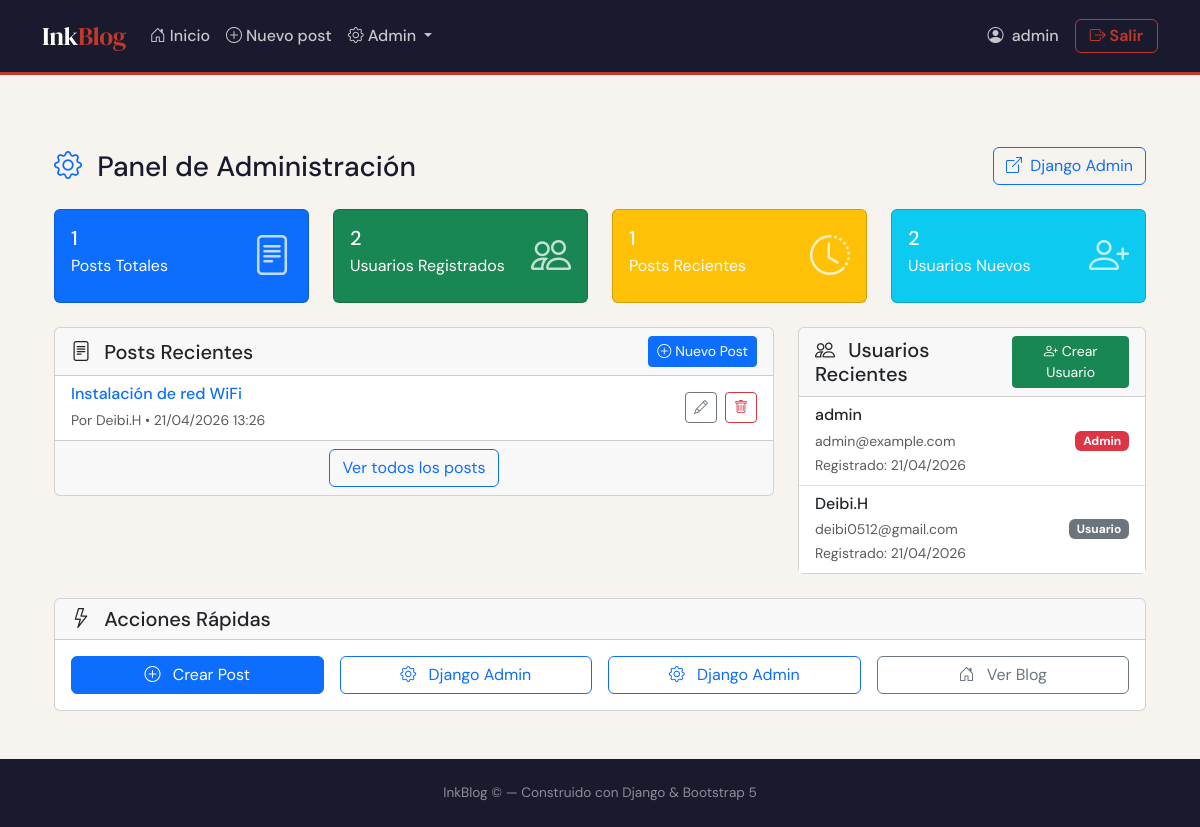
Screenshot of /panel/ (signed in) with the database file from the repository.
### MainApp/models.py (models this page shows, shortened)
class Post(models.Model):
    titulo = models.CharField(max_length=200, verbose_name="Título")
    contenido = models.TextField(verbose_name="Contenido")
    autor = models.ForeignKey(
        User,
        on_delete=models.CASCADE,
        related_name="posts",
        verbose_name="Autor"
    )
    fecha_creacion = models.DateTimeField(auto_now_add=True, verbose_name="Fecha de creación")
    fecha_actualizacion = models.DateTimeField(auto_now=True, verbose_name="Última actualización")
    class Meta:
        ordering = ["-fecha_creacion"]
        verbose_name = "Post"
        verbose_name_plural = "Posts"
    def get_absolute_url(self):
        return reverse("blog:post_detail", kwargs={"pk": self.pk})

### MainApp/views.py (the view)
# urls.py: path("panel/", views.admin_panel, name="admin_panel"),
@user_passes_test(lambda u: u.is_superuser)
def admin_panel(request):
    from django.contrib.auth.models import User
    total_posts = Post.objects.count()
    total_users = User.objects.count()
    recent_posts = Post.objects.select_related('autor').order_by('-fecha_creacion')[:10]
    recent_users = User.objects.order_by('-date_joined')[:10]
    context = {
        'total_posts': total_posts,
        'total_users': total_users,
        'recent_posts': recent_posts,
        'recent_users': recent_users,
    }
    return render(request, 'admin_panel.html', context)

### templates/admin_panel.html (shortened to what this page needs)
{% extends "base.html" %}
{% block content %}
<div class="container mt-4">
    <div class="row">
        <div class="col-12">
            <div class="d-flex justify-content-between align-items-center mb-4">
                <h1 class="h3 mb-0">
                    <i class="bi bi-gear text-primary me-2"></i>
                    Panel de Administración
                </h1>
                <a href="{% url 'admin:index' %}" class="btn btn-outline-primary" target="_blank">
                    <i class="bi bi-box-arrow-up-right me-1"></i>
                    Django Admin
                </a>
            </div>
        </div>
    </div>
    <div class="row mb-4">
        <div class="col-md-3">
            <div class="card bg-primary text-white">
                <div class="card-body">
                    <div class="d-flex justify-content-between">
                        <div>
                            <h5 class="card-title mb-1">{{ total_posts }}</h5>
                            <p class="card-text mb-0">Posts Totales</p>
                        </div>
                        <i class="bi bi-file-text fs-1 opacity-75"></i>
                    </div>
                </div>
            </div>
        </div>
        <div class="col-md-3">
            <div class="card bg-success text-white">
                <div class="card-body">
                    <div class="d-flex justify-content-between">
                        <div>
                            <h5 class="card-title mb-1">{{ total_users }}</h5>
                            <p class="card-text mb-0">Usuarios Registrados</p>
                        </div>
                        <i class="bi bi-people fs-1 opacity-75"></i>
                    </div>
                </div>
            </div>
        </div>
        <div class="col-md-3">
            <div class="card bg-warning text-white">
                <div class="card-body">
                    <div class="d-flex justify-content-between">
                        <div>
                            <h5 class="card-title mb-1">{{ recent_posts|length }}</h5>
                            <p class="card-text mb-0">Posts Recientes</p>
                        </div>
                        <i class="bi bi-clock-history fs-1 opacity-75"></i>
                    </div>
                </div>
            </div>
        </div>
        <div class="col-md-3">
            <div class="card bg-info text-white">
                <div class="card-body">
                    <div class="d-flex justify-content-between">
                        <div>
                            <h5 class="card-title mb-1">{{ recent_users|length }}</h5>
                            <p class="card-text mb-0">Usuarios Nuevos</p>
                        </div>
                        <i class="bi bi-person-plus fs-1 opacity-75"></i>
                    </div>
                </div>
            </div>
        </div>
    </div>
    <div class="row">
        <div class="col-lg-8 mb-4">
            <div class="card">
                <div class="card-header d-flex justify-content-between align-items-center">
                    <h5 class="mb-0">
                        <i class="bi bi-file-text me-2"></i>
                        Posts Recientes
                    </h5>
                    <a href="{% url 'blog:post_create' %}" class="btn btn-sm btn-primary">
                        <i class="bi bi-plus-circle me-1"></i>Nuevo Post
                    </a>
                </div>
                <div class="card-body p-0">
                    <div class="list-group list-group-flush">
                        {% for post in recent_posts %}
                        <div class="list-group-item d-flex justify-content-between align-items-center">
                            <div>
                                <h6 class="mb-1">
                                    <a href="{{ post.get_absolute_url }}" class="text-decoration-none">
                                        {{ post.titulo|truncatechars:50 }}
                                    </a>
                                </h6>
                                <small class="text-muted">
                                    Por {{ post.autor.username }} • {{ post.fecha_creacion|date:"d/m/Y H:i" }}
                                </small>
                            </div>
                            <div class="d-flex gap-2">
                                <a href="{% url 'blog:post_update' post.pk %}" class="btn btn-sm btn-outline-secondary">
                                    <i class="bi bi-pencil"></i>
                                </a>
                                <a href="{% url 'blog:post_delete' post.pk %}" class="btn btn-sm btn-outline-danger">
                                    <i class="bi bi-trash"></i>
                                </a>
                            </div>
                        </div>
                        {% empty %}
                        <div class="list-group-item text-center text-muted">
                            No hay posts recientes
                        </div>
                        {% endfor %}
                    </div>
                </div>
                <div class="card-footer text-center">
                    <a href="{% url 'blog:post_list' %}" class="btn btn-outline-primary">
                        Ver todos los posts
                    </a>
                </div>
            </div>
        </div>
        <div class="col-lg-4 mb-4">
            <div class="card">
                <div class="card-header d-flex justify-content-between align-items-center">
                    <h5 class="mb-0">
                        <i class="bi bi-people me-2"></i>
                        Usuarios Recientes
                    </h5>
                    <a href="{% url 'blog:registro' %}" class="btn btn-sm btn-success">
                        <i class="bi bi-person-plus me-1"></i>Crear Usuario
                    </a>
                </div>
                <div class="card-body p-0">
                    <div class="list-group list-group-flush">
                        {% for user in recent_users %}
                        <div class="list-group-item d-flex justify-content-between align-items-center">
                            <div>
                                <h6 class="mb-1">{{ user.username }}</h6>
                                <small class="text-muted">
                                    {{ user.email }}<br>
                                    Registrado: {{ user.date_joined|date:"d/m/Y" }}
                                </small>
                            </div>
                            <div class="d-flex gap-1">
                                {% if user.is_superuser %}
                                <span class="badge bg-danger">Admin</span>
                                {% elif user.is_staff %}
                                <span class="badge bg-warning">Staff</span>
                                {% else %}
                                <span class="badge bg-secondary">Usuario</span>
                                {% endif %}
                            </div>
                        </div>
                        {% empty %}
                        <div class="list-group-item text-center text-muted">
                            No hay usuarios recientes
                        </div>
                        {% endfor %}
                    </div>
                </div>
            </div>
        </div>
    </div>
    <div class="row">
        <div class="col-12">
            <div class="card">
                <div class="card-header">
                    <h5 class="mb-0">
                        <i class="bi bi-lightning me-2"></i>
                        Acciones Rápidas
                    </h5>
                </div>
                <div class="card-body">
                    <div class="row g-3">
                        <div class="col-md-3">
                            <a href="{% url 'blog:post_create' %}" class="btn btn-primary w-100">
                                <i class="bi bi-plus-circle me-2"></i>
                                Crear Post
                            </a>
                        </div>
                        <div class="col-md-3">
                            <a href="{% url 'admin:index' %}" class="btn btn-outline-primary w-100" target="_blank">
                                <i class="bi bi-gear me-2"></i>
                                Django Admin
                            </a>
                        </div>
                        <div class="col-md-3">
                            <a href="{% url 'admin:index' %}" class="btn btn-outline-primary w-100" target="_blank">
                                <i class="bi bi-gear me-2"></i>
                                Django Admin
                            </a>
                        </div>
                        <div class="col-md-3">
                            <a href="{% url 'blog:post_list' %}" class="btn btn-outline-secondary w-100">
                                <i class="bi bi-house-door me-2"></i>
                                Ver Blog
                            </a>
                        </div>
                    </div>
                </div>
            </div>
        </div>
    </div>
</div>
{% endblock %}

### templates/base.html (shortened to what this page needs)
<!DOCTYPE html>
<html lang="es">
<head>
  <link href="https://cdn.jsdelivr.net/npm/bootstrap@5.3.3/dist/css/bootstrap.min.css" rel="stylesheet" />
  <link href="https://cdn.jsdelivr.net/npm/bootstrap-icons@1.11.3/font/bootstrap-icons.min.css" rel="stylesheet" />
</head>
<body>
<nav class="navbar navbar-expand-lg">
  <div class="container">
    <a class="navbar-brand" href="{% url 'blog:post_list' %}">Ink<span>Blog</span></a>
    <div class="collapse navbar-collapse" id="navbarContent">
      <ul class="navbar-nav me-auto mb-2 mb-lg-0">
        <li class="nav-item">
          <a class="nav-link" href="{% url 'blog:post_list' %}">
            <i class="bi bi-house-door"></i>Inicio
          </a>
        </li>
        {% if user.is_authenticated %}
        <li class="nav-item">
          <a class="nav-link" href="{% url 'blog:post_create' %}">
            <i class="bi bi-plus-circle"></i>Nuevo post
          </a>
        </li>
        {% if user.is_superuser %}
        <li class="nav-item dropdown">
          <a class="nav-link dropdown-toggle" href="#" role="button" data-bs-toggle="dropdown">
            <i class="bi bi-gear"></i>Admin
          </a>
        </li>
        {% endif %}
        {% endif %}
      </ul>
      <ul class="navbar-nav align-items-center gap-2">
        {% if user.is_authenticated %}
          <li class="nav-item">
            <span class="nav-link text-white-50">
              <i class="bi bi-person-circle"></i> {{ user.username }}
            </span>
          </li>
          <li class="nav-item">
            <form method="post" action="{% url 'blog:logout' %}">
              <button type="submit" class="btn btn-navbar">
                <i class="bi bi-box-arrow-right"></i> Salir
              </button>
            </form>
          </li>
        {% endif %}
      </ul>
    </div>
  </div>
</nav>
<main class="container py-5 flex-grow-1">
  {% block content %}{% endblock %}
</main>
<footer>
  <div class="container text-center">
    <span>InkBlog &copy; {{ "now"|date:"Y" }} — Construido con Django &amp; Bootstrap 5</span>
  </div>
</footer>
</body>
</html>

### templates/base.html (style rules this page uses)
:root { --ink: #1a1a2e; --ink-soft: #4a4a6a; --cream: #f7f4ef; --accent: #c0392b; --accent-lt: #e8d5d3; --border: #ddd8d0; --card-bg: #ffffff; }
* { box-sizing: border-box; }
body { font-family: 'DM Sans', sans-serif; background: var(--cream); color: var(--ink); min-height: 100vh; display: flex; flex-direction: column; }
.navbar { background: var(--ink) !important; border-bottom: 3px solid var(--accent); padding: 0.75rem 0; }
.navbar-brand { font-family: 'DM Serif Display', serif; font-size: 1.6rem; color: #fff !important; letter-spacing: -0.5px; }
.navbar-brand span { color: var(--accent); }
.nav-link { color: rgba(255,255,255,0.75) !important; font-weight: 500; transition: color .2s; }
.nav-link i { margin-right: 4px; }
.btn-navbar { border: 1.5px solid var(--accent); color: var(--accent) !important; border-radius: 6px; font-weight: 600; padding: 4px 14px; transition: all .2s; }
footer { background: var(--ink); color: rgba(255,255,255,.5); font-size: 0.85rem; margin-top: auto; padding: 1.5rem 0; }

### rows the page displays
Post: titulo "Instalación de red WiFi", autor.username "Deibi.H", fecha_creacion "21/04/2026 13:26"

### other values shown
{{ user.username }} "admin"
{{ total_posts }} "1"
{{ total_users }} "2"
{{ recent_posts|length }} "1"
{{ recent_users|length }} "2"
{{ user.email }} "admin@example.com"
{{ user.date_joined|date:"d/m/Y" }} "21/04/2026"
{{ user.username }} "Deibi.H"
{{ user.email }} "deibi0512@gmail.com"
